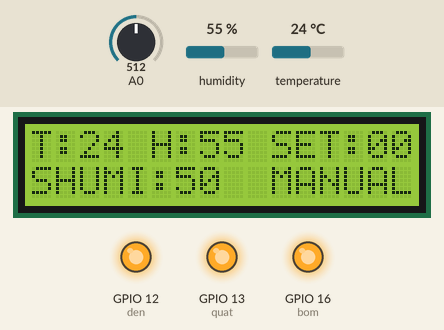
Recording of a sketch running on a simulated ESP8266 (NodeMCU). Shown: 16×2 character LCD, output pins drawn as LEDs (lit = HIGH). The inputs (shaded band) are chosen by the test bench; at power-on: humidity 55 %, A0 = 512, temperature 24 °C. WiFi joins after 1.5 s; servers stay silent unless stated.

Above: at 3.0 s.
3.1 s: humidity set to 22 %
At 4.8 s:
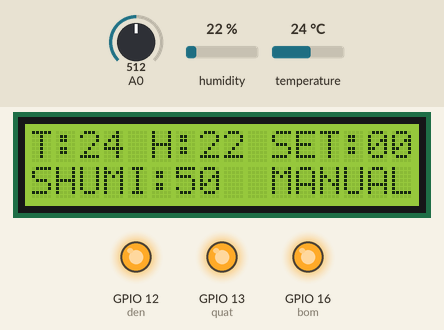
5.4 s: A0 set to 716
At 5.9 s:
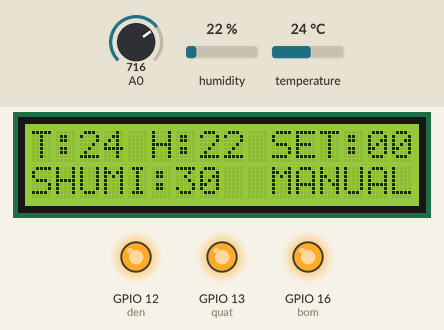
6.9 s: temperature set to 12 °C
At 8.5 s:
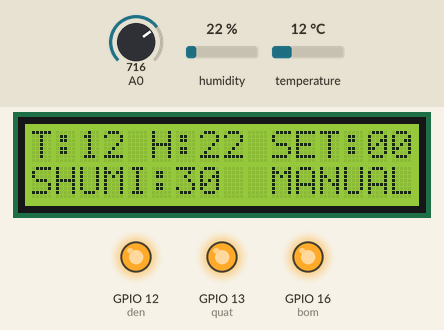
9.5 s: A0 set to 900
At 10.3 s:
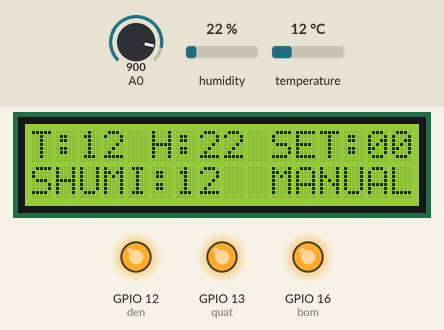
11.0 s: humidity set to 40 %
At 13.3 s:
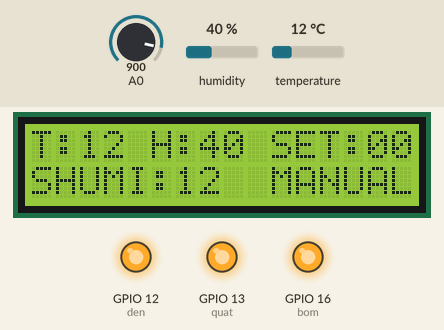
13.6 s: A0 set to 1023
At 14.1 s:
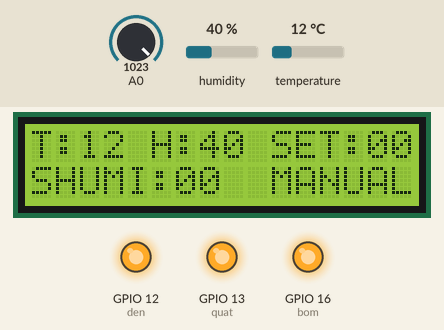
Timing chart, 0 to 16.1 s (numbered marks = the images above; inputs shaded):
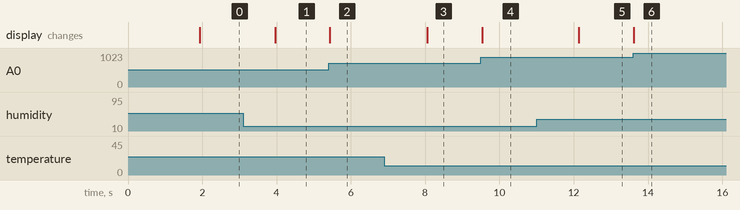

The sketch:

Vuon_thong_minh.ino
```cpp
#define BLYNK_PRINT Serial
#include <ESP8266WiFi.h>
#include <BlynkSimpleEsp8266.h>
#include <Wire.h>
#include <LiquidCrystal_I2C.h>
LiquidCrystal_I2C lcd(0x27,16,2);
#include "DHT.h"
#define DHTTYPE DHT11
#define dht_dpin 14 //chân tín hiệu cảm biến DHT11 nối với D5(ESP8266)
DHT dht(dht_dpin, DHTTYPE);
int nhietdo,doam,giatri,doamdat;

char auth[] = "VGWKvKDjm5VkC9h4vCNrTeRNrbBdMAxc";//mã token app
char ssid[] = "LEQUYEN";//tên wifi
char pass[] = "7777777@@@";//mật khẩu wifi

int bom=16;//bơm nối với D0(ESP8266)
int den=12;//đèn nối với D6(ESP8266)
int quat=13;//bơm nối với D7(ESP8266)

int vbom,vden,vquat,vtudong,vset;
void setup()
{
  Serial.begin(9600);
  Blynk.begin(auth, ssid, pass);
  lcd.begin();
  lcd.backlight();
  lcd.setCursor(0,0);
  lcd.print("T:");
  lcd.setCursor(5,0);
  lcd.print("H:");
  lcd.setCursor(10,0);
  lcd.print("SET:");
  lcd.setCursor(0,1);
  lcd.print("SHUMI:");
  pinMode(bom,OUTPUT);
  digitalWrite(bom,HIGH);
  pinMode(den,OUTPUT);
  digitalWrite(den,HIGH);
  pinMode(quat,OUTPUT);
  digitalWrite(quat,HIGH);
  dht.begin();
  pinMode(A0,INPUT);
}


       //HÀM THỰC HIỆN CHỨC NĂNG HIỂN THỊ CÁC GIÁ TRỊ CẢM BIẾN LÊN MÀN HÌNH LCD
void hienthicambien()
{
   doam = dht.readHumidity();//đọc độ ẩm môi trường
   nhietdo = dht.readTemperature();//đọc nhiệt độ môi trường
   giatri=analogRead(A0);//đọc giá trị chân A0
   doamdat=100-map(giatri,0,1023,0,100);//giá trị độ ẩm đất
  lcd.setCursor(2,0);
  lcd.print(nhietdo);
  lcd.setCursor(7,0);
  lcd.print(doam);
  if(doamdat <10)
  {
  lcd.setCursor(6,1);
  lcd.print("0");
  lcd.setCursor(7,1);
  lcd.print(doamdat);
  }
  else
  {
    lcd.setCursor(6,1);
  lcd.print(doamdat);
  }
}

               //HÀM THỰC HIỆN CHỨC NĂNG GỬI CÁC DỮ LIỆU CẢM BIẾN HIỂN THỊ TRÊN APP
void guidulieulenapp()
{
  Blynk.virtualWrite(V6, nhietdo);
  Blynk.virtualWrite(V7, doam);
  Blynk.virtualWrite(V8, doamdat);
}

 //LẤY GIÁ TRỊ TỪ NÚT NHẤN V0 TRÊN APP VỀ ĐỂ XỬ LÝ
BLYNK_WRITE(V0)
{
   vbom= param.asInt();
}

BLYNK_WRITE(V1)
{
   vden= param.asInt();
}

BLYNK_WRITE(V2)
{
   vquat= param.asInt();
}

BLYNK_WRITE(V3)
{
   vtudong= param.asInt();
}

BLYNK_WRITE(V5)
{
   vset= param.asInt();
}

void loop()
{
  hienthicambien();
  guidulieulenapp();
  if(vtudong == 0)//CHẾ ĐỘ ĐIỀU KHIỂN BẰNG TAY
  //HIỂN THỊ GIÁ TRỊ SET CHUẨN TRÊN MÀN HÌNH LCD
  {
    if(vset < 10 )
  {
    lcd.setCursor(14,0);
    lcd.print("0");
    lcd.setCursor(15,0);
    lcd.print(vset);
  }
  else
  {
    lcd.setCursor(14,0);
    lcd.print(vset);
  }
    lcd.setCursor(10,1);
    lcd.print("MANUAL");
  if(vbom == 1)
  {
    digitalWrite(bom,LOW);
  }
  else
  {
    digitalWrite(bom,HIGH);
  }

  if(vquat == 1)
  {
    digitalWrite(quat,LOW);
  }
  else
  {
    digitalWrite(quat,HIGH);
  }

  if(vden == 1)
  {
    digitalWrite(den,LOW);
  }
  else
  {
    digitalWrite(den,HIGH);
  }
}
else //CHẾ ĐỘ TỰ ĐỘNG
{
  if(vset < 10 )
  {
    lcd.setCursor(14,0);
    lcd.print("0");
    lcd.setCursor(15,0);
    lcd.print(vset);
  }
  else
  {
    lcd.setCursor(14,0);
    lcd.print(vset);
  }
  lcd.setCursor(10,1);
  lcd.print("AUTO  ");
  //NẾU ĐỘ ẨM ĐẤT < ĐỘ ẨM SET THÌ BƠM SẼ TỰ KÍCH HOẠT VÀ NGƯỢC LẠI
  if(doamdat<vset)
  {
    digitalWrite(bom,LOW);
  }
  else
  {
   digitalWrite(bom,HIGH);
  }
}
}
```

Measured:
- after the input at 3.1 s, the display: changes after 0.87 s (image 1)
- after the input at 5.4 s, the display: changes at once (image 2)
- after the input at 6.9 s, the display: changes after 1.2 s (image 3)
- after the input at 9.5 s, the display: changes at once (image 4)
- after the input at 11.0 s, the display: changes after 1.1 s (image 5)
- after the input at 13.6 s, the display: changes at once (image 6)
